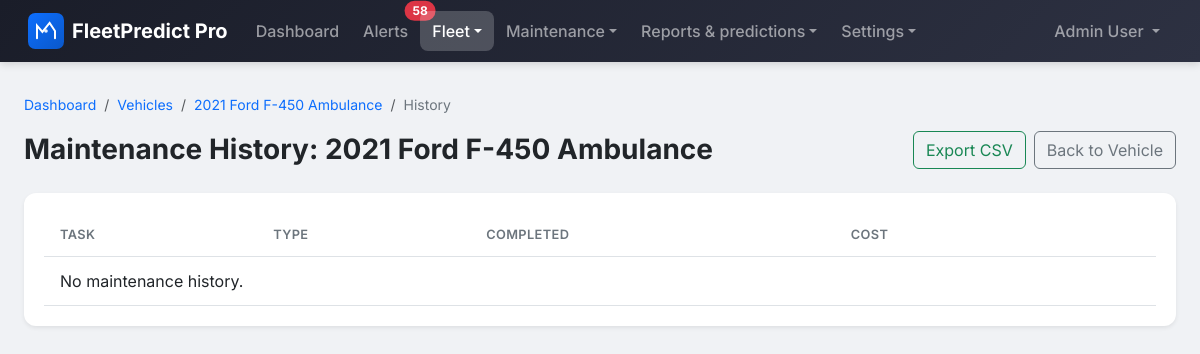
Screenshot of /vehicles/11/history/ (signed in) with the database file from the repository.
### apps/users/models.py (models this page shows, shortened)
class User(AbstractBaseUser, PermissionsMixin):
    class Role(models.TextChoices):
        ADMINISTRATOR = 'administrator', 'Administrator'
        FLEET_MANAGER = 'fleet_manager', 'Fleet Manager'
        MECHANIC = 'mechanic', 'Mechanic'
        DRIVER = 'driver', 'Driver'
    email = models.EmailField(unique=True)
    first_name = models.CharField(max_length=150)
    last_name = models.CharField(max_length=150)
    role = models.CharField(
        max_length=20,
        choices=Role.choices,
        default=Role.DRIVER
    )
    is_active = models.BooleanField(default=True)
    is_staff = models.BooleanField(default=False)
    date_joined = models.DateTimeField(default=timezone.now)
    last_login = models.DateTimeField(null=True, blank=True)
    objects = UserManager()
    USERNAME_FIELD = 'email'
    REQUIRED_FIELDS = ['first_name', 'last_name']
    class Meta:
        verbose_name = 'User'
        verbose_name_plural = 'Users'
        ordering = ['-date_joined']
    def get_full_name(self):
        return f'{self.first_name} {self.last_name}'.strip()
    @property
    def is_driver(self):
        return self.role == self.Role.DRIVER
    def can_manage_vehicles(self):
        return self.role in [self.Role.ADMINISTRATOR, self.Role.FLEET_MANAGER]
    def can_manage_maintenance(self):
        return self.role in [
            self.Role.ADMINISTRATOR,
            self.Role.FLEET_MANAGER,
            self.Role.MECHANIC
        ]
    def can_view_reports(self):
        return self.role in [self.Role.ADMINISTRATOR, self.Role.FLEET_MANAGER]
    def can_manage_platform(self):
        return self.role == self.Role.ADMINISTRATOR

### apps/vehicles/models.py (models this page shows, shortened)
class Vehicle(models.Model):
    class Status(models.TextChoices):
        ACTIVE = 'active', 'Active'
        INACTIVE = 'inactive', 'Inactive'
        UNDER_MAINTENANCE = 'under_maintenance', 'Under Maintenance'
        RETIRED = 'retired', 'Retired'
    license_plate = models.CharField(max_length=20, unique=True)
    vin = models.CharField(
        max_length=17,
        unique=True,
        help_text='Vehicle Identification Number'
    )
    make = models.CharField(max_length=100)
    model = models.CharField(max_length=100)
    year = models.PositiveIntegerField()
    color = models.CharField(max_length=50, blank=True)
    vehicle_type = models.ForeignKey(
        VehicleType,
        on_delete=models.PROTECT,
        related_name='vehicles',
        null=True,
        blank=True
    )
    status = models.CharField(
        max_length=20,
        choices=Status.choices,
        default=Status.ACTIVE
    )
    current_mileage = models.PositiveIntegerField(
        default=0,
        help_text='Current mileage in kilometers'
    )
    fuel_type = models.CharField(max_length=50, blank=True)
    fuel_capacity = models.DecimalField(
        max_digits=6,
        decimal_places=2,
        null=True,
        blank=True,
        help_text='Fuel capacity in liters'
    )
    assigned_driver = models.ForeignKey(
        settings.AUTH_USER_MODEL,
        on_delete=models.SET_NULL,
        null=True,
        blank=True,
        related_name='assigned_vehicles',
        limit_choices_to={'role': 'driver'}
    )
    notes = models.TextField(blank=True)
    created_at = models.DateTimeField(auto_now_add=True)
    updated_at = models.DateTimeField(auto_now=True)
    created_by = models.ForeignKey(
        settings.AUTH_USER_MODEL,
        on_delete=models.SET_NULL,
        null=True,
        related_name='created_vehicles'
    )
    is_deleted = models.BooleanField(default=False)
    deleted_at = models.DateTimeField(null=True, blank=True)
    last_telemetry_at = models.DateTimeField(null=True, blank=True)
    class Meta:
        verbose_name = 'Vehicle'
        verbose_name_plural = 'Vehicles'
        ordering = ['-created_at']
    @property
    def display_name(self):
        return f'{self.year} {self.make} {self.model}'

### apps/vehicles/views.py (the view)
# urls.py: path('<int:pk>/history/', VehicleHistoryView.as_view(), name='vehicle_history'),
class VehicleHistoryView(LoginRequiredMixin, DetailView):
    model = Vehicle
    template_name = 'vehicles/vehicle_history.html'
    context_object_name = 'vehicle'
    def get_queryset(self):
        user = self.request.user
        queryset = Vehicle.objects.filter(is_deleted=False)
        if user.is_driver:
            queryset = queryset.filter(assigned_driver=user)
        return queryset
    def get_context_data(self, **kwargs):
        context = super().get_context_data(**kwargs)
        context['history'] = self.object.maintenance_tasks.filter(
            status='completed'
        ).order_by('-completion_date')
        return context

### fleetpredict/context_processors.py (called while the page is built)
def alerts_unread_count(request):
    out = {'alerts_unread_count': 0}
    if not getattr(request, 'user', None) or not request.user.is_authenticated:
        return out
    user = request.user
    vehicle_ids = Vehicle.objects.filter(is_deleted=False)
    if user.is_driver:
        vehicle_ids = vehicle_ids.filter(assigned_driver=user)
    vehicle_ids = list(vehicle_ids.values_list('id', flat=True))
    if not vehicle_ids:
        return out
    out['alerts_unread_count'] = VehicleAlert.objects.filter(
        vehicle_id__in=vehicle_ids,
        read_at__isnull=True,
    ).count()
    return out

### templates/vehicles/vehicle_history.html (shortened to what this page needs)
{% extends "base.html" %}
{% block breadcrumb %}
<nav aria-label="breadcrumb" class="breadcrumb-fp">
  <ol class="breadcrumb mb-0">
    <li class="breadcrumb-item"><a href="{% url 'dashboard:index' %}">Dashboard</a></li>
    <li class="breadcrumb-item"><a href="{% url 'vehicles:vehicle_list' %}">Vehicles</a></li>
    <li class="breadcrumb-item"><a href="{% url 'vehicles:vehicle_detail' vehicle.pk %}">{{ vehicle.display_name }}</a></li>
    <li class="breadcrumb-item active" aria-current="page">History</li>
  </ol>
</nav>
{% endblock %}
{% block content %}
<div class="d-flex flex-wrap justify-content-between align-items-center gap-2 mb-4">
  <h2 class="page-title mb-0">Maintenance History: {{ vehicle.display_name }}</h2>
  <div class="d-flex gap-2">
    <a href="{% url 'vehicles:vehicle_history_csv' vehicle.pk %}" class="btn btn-outline-success">Export CSV</a>
    <a href="{% url 'vehicles:vehicle_detail' vehicle.pk %}" class="btn btn-outline-secondary">Back to Vehicle</a>
  </div>
</div>
<div class="card card-fp">
  <div class="card-body">
    <div class="table-responsive">
      <table class="table table-fp table-hover">
                <thead>
                    <tr>
                        <th>Task</th>
                        <th>Type</th>
                        <th>Completed</th>
                        <th>Cost</th>
                        <th></th>
                    </tr>
                </thead>
                <tbody>
                    {% for task in history %}
                    <tr>
                        <td>{{ task.title }}</td>
                        <td>{{ task.get_maintenance_type_display|default:"-" }}</td>
                        <td>{{ task.completion_date|default:"-" }}</td>
                        <td>{% if task.actual_cost %}${{ task.actual_cost|floatformat:2 }}{% else %}-{% endif %}</td>
                        <td><a href="{% url 'maintenance:task_detail' task.id %}">View</a></td>
                    </tr>
                    {% empty %}
                    <tr><td colspan="5">No maintenance history.</td></tr>
                    {% endfor %}
                </tbody>
            </table>
        </div>
    </div>
</div>
{% endblock %}

### templates/base.html (shortened to what this page needs)
{% load static %}
<!DOCTYPE html>
<html lang="en">
<head>
    <link href="https://cdn.jsdelivr.net/npm/bootstrap@5.3/dist/css/bootstrap.min.css" rel="stylesheet">
    <link rel="stylesheet" href="https://cdn.jsdelivr.net/npm/bootstrap-icons@1.11.3/font/bootstrap-icons.min.css">
    <link href="{% static 'css/styles.css' %}" rel="stylesheet">
</head>
<body>
    <nav class="navbar navbar-expand-lg navbar-dark navbar-fp">
        <div class="container-fluid">
            <a class="navbar-brand" href="{% url 'dashboard:index' %}">
                <img src="{% static 'img/logo.svg' %}" alt="" class="fp-logo"> <span>FleetPredict Pro</span>
            </a>
            <div class="collapse navbar-collapse" id="navbarNav">
                <ul class="navbar-nav me-auto">
                    {% if user.is_authenticated %}
                    <li class="nav-item">
                        <a class="nav-link {% if request.resolver_match.namespace == 'dashboard' and request.resolver_match.url_name == 'index' %}active{% endif %}" href="{% url 'dashboard:index' %}">Dashboard</a>
                    </li>
                    <li class="nav-item">
                        <a class="nav-link position-relative {% if request.resolver_match.url_name == 'alerts' %}active{% endif %}" href="{% url 'dashboard:alerts' %}">Alerts{% if alerts_unread_count %}<span class="position-absolute top-0 start-100 translate-middle badge rounded-pill bg-danger">{{ alerts_unread_count }}</span>{% endif %}</a>
                    </li>
                    {% if user.can_manage_vehicles %}
                    <li class="nav-item dropdown">
                        <a class="nav-link dropdown-toggle {% if request.resolver_match.namespace == 'vehicles' %}active{% endif %}" href="#" id="navFleet" role="button" data-bs-toggle="dropdown" aria-expanded="false">Fleet</a>
                    </li>
                    {% else %}
                    <li class="nav-item">
                        <a class="nav-link {% if request.resolver_match.namespace == 'vehicles' %}active{% endif %}" href="{% url 'vehicles:vehicle_list' %}">Vehicles</a>
                    </li>
                    {% endif %}
                    <li class="nav-item dropdown">
                        <a class="nav-link dropdown-toggle " href="#" id="navMaintenance" role="button" data-bs-toggle="dropdown" aria-expanded="false">Maintenance</a>
                    </li>
                    {% if user.can_view_reports %}
                    <li class="nav-item dropdown">
                        <a class="nav-link dropdown-toggle " href="#" id="navReports" role="button" data-bs-toggle="dropdown" aria-expanded="false">Reports &amp; predictions</a>
                    </li>
                    {% endif %}
                    {% if user.can_manage_vehicles or user.can_manage_platform %}
                    <li class="nav-item dropdown">
                        <a class="nav-link dropdown-toggle " href="#" id="navSettings" role="button" data-bs-toggle="dropdown" aria-expanded="false">Settings</a>
                    </li>
                    {% endif %}
                    {% endif %}
                </ul>
                <ul class="navbar-nav">
                    {% if user.is_authenticated %}
                    <li class="nav-item dropdown">
                        <a class="nav-link dropdown-toggle" href="#" id="userDropdown" role="button" data-bs-toggle="dropdown" aria-expanded="false">
                            {{ user.get_full_name|default:user.email }}
                        </a>
                    </li>
                    {% endif %}
                </ul>
            </div>
        </div>
    </nav>
    <main class="container-fluid" id="main-content">
        {% block breadcrumb %}{% endblock %}
        {% block content %}{% endblock %}
    </main>
</body>
</html>

### static/css/styles.css (style rules this page uses)
:root { --fp-primary: #0d6efd; --fp-primary-dark: #0a58ca; --fp-secondary: #6c757d; --fp-success: #198754; --fp-warning: #ffc107; --fp-danger: #dc3545; --fp-info: #0dcaf0; --fp-light: #f8f9fa; --fp-dark: #212529; --fp-body-bg: #f0f2f5; --fp-card-shadow: 0 0.125rem 0.25rem rgba(0, 0, 0, 0.075); --fp-card-shadow-hover: 0 0.5rem 1rem rgba(0, 0, 0, 0.1); --fp-navbar: linear-gradient(135deg, #1a1d29 0%, #2d3142 100%); --fp-radius: 0.5rem; --fp-radius-lg: 0.75rem; --fp-sidebar-width: 16rem; --fp-spacing-xs: 0.25rem; --fp-spacing-sm: 0.5rem; --fp-spacing-md: 1rem; --fp-spacing-lg: 1.5rem; --fp-spacing-xl: 2rem; --fp-text-xs: 0.75rem; --fp-text-sm: 0.875rem; --fp-text-base: 1rem; --fp-text-lg: 1.125rem; --fp-text-xl: 1.25rem; --fp-focus-ring: 0 0 0 0.2rem rgba(13, 110, 253, 0.4); }
* { box-sizing: border-box; }
body { background: var(--fp-body-bg); color: var(--fp-dark); font-family: "Inter", -apple-system, BlinkMacSystemFont, "Segoe UI", Roboto, sans-serif; min-height: 100vh; line-height: 1.5; }
.navbar-fp { background: var(--fp-navbar) !important; box-shadow: 0 2px 8px rgba(0, 0, 0, 0.15); padding: 0.5rem 1rem; }
.navbar-fp .navbar-brand { font-weight: 700; font-size: 1.25rem; display: flex; align-items: center; gap: 0.5rem; color: #fff !important; }
.navbar-fp .nav-link { font-weight: 500; padding: 0.5rem 0.75rem !important; border-radius: var(--fp-radius); transition: background 0.2s; }
.navbar-fp .nav-link.active { background: rgba(255, 255, 255, 0.2); color: #fff !important; }
.fp-logo { width: 36px; height: 36px; flex-shrink: 0; }
main.container-fluid { max-width: 1400px; margin-left: auto; margin-right: auto; padding: 1.5rem 1rem; }
@media (min-width: 768px) { main.container-fluid { padding: 2rem 1.5rem; } }
.card-fp { background: #fff; border: none; border-radius: var(--fp-radius-lg); box-shadow: var(--fp-card-shadow); transition: box-shadow 0.2s, transform 0.2s; overflow: hidden; }
.card-fp .card-body { padding: 1.25rem; }
.table-fp { margin-bottom: 0; }
.table-fp thead th { font-weight: 600; font-size: 0.8rem; text-transform: uppercase; letter-spacing: 0.03em; color: var(--fp-secondary); border-bottom-width: 1px; padding: 0.75rem 1rem; }
.table-fp tbody td { padding: 0.75rem 1rem; vertical-align: middle; }
.table-fp tbody tr { transition: background 0.15s; }
.page-title { font-weight: 700; color: var(--fp-dark); margin-bottom: 1.5rem; font-size: 1.5rem; }
@media (min-width: 768px) { .page-title { font-size: 1.75rem; } }
.breadcrumb-fp { font-size: var(--fp-text-sm); margin-bottom: var(--fp-spacing-md); }
.breadcrumb-fp .breadcrumb-item a { color: var(--fp-primary); text-decoration: none; }
.breadcrumb-fp .breadcrumb-item.active { color: var(--fp-secondary); }

### rows the page displays
User: get_full_name "Admin User"
Vehicle: display_name "2021 Ford F-450 Ambulance"

### other values shown
{{ alerts_unread_count }} "58"
